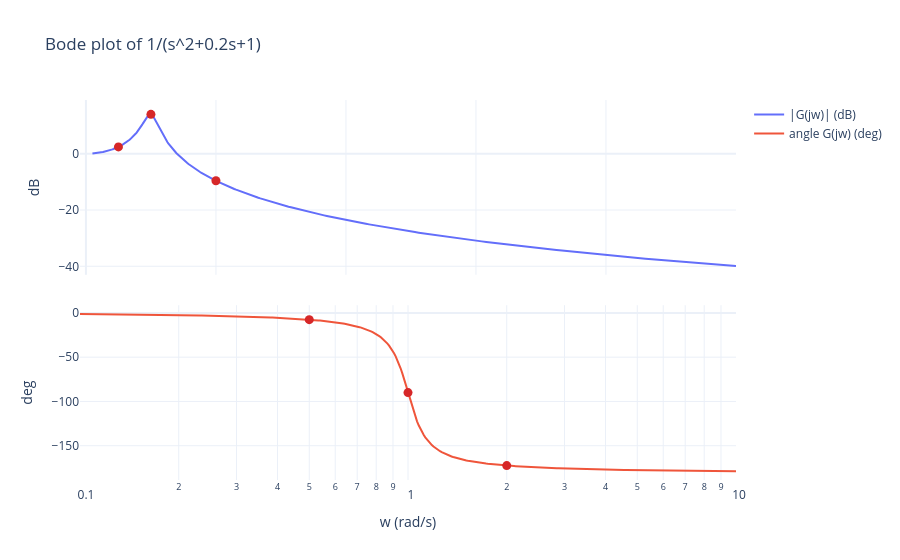

Write notebook code for a chart like this one.
### Markdown cell above
模擬的穩態振幅與相位和 $|G(j\omega)|$、$\angle G(j\omega)$ 一致（$\omega=1$ 時阻尼小，暫態以 $e^{-0.1t}$ 衰減，
到 70 秒仍殘留約 0.01，所以擬合出 4.99 而不是 5.00）。把所有頻率的 $|G(j\omega)|$、$\angle G(j\omega)$ 畫出來就是 Bode 圖
（網頁用 `ltiview(sys)` 選 Bode），下面標出上面試的三個頻率。

### Code cell
w = np.logspace(-1, 1, 400)
Gw = 1 / ((1j * w) ** 2 + 0.2 * 1j * w + 1)
fig = make_subplots(rows=2, cols=1, shared_xaxes=True, vertical_spacing=0.08)
fig.add_scatter(x=w, y=np.round(20 * np.log10(np.abs(Gw)), 4), name="|G(jw)| (dB)", row=1, col=1)
fig.add_scatter(x=w, y=np.round(np.degrees(np.angle(Gw)), 3), name="angle G(jw) (deg)", row=2, col=1)
for wk in (0.5, 1.0, 2.0):
    g = 1 / ((1j * wk) ** 2 + 0.2 * 1j * wk + 1)
    fig.add_scatter(x=[wk], y=[20 * np.log10(abs(g))], mode="markers", marker=dict(size=9, color="#d62728"), showlegend=False, row=1, col=1)
    fig.add_scatter(x=[wk], y=[np.degrees(np.angle(g))], mode="markers", marker=dict(size=9, color="#d62728"), showlegend=False, row=2, col=1)
fig.update_xaxes(type="log", title_text="w (rad/s)", row=2, col=1)
fig.update_yaxes(title_text="dB", row=1, col=1)
fig.update_yaxes(title_text="deg", row=2, col=1)
fig.update_layout(title="Bode plot of 1/(s^2+0.2s+1)", height=560, template="plotly_white")
fig.show()

### Figure 1 — Plotly figure (JSON) as saved in the notebook; plotly's stock layout.template omitted (floating-point values rounded to 4 significant figures; data arrays with more than 128 entries replaced by an {"elided": "..."} marker saying what was removed)
{"data": [{"name": "|G(jw)| (dB)", "type": "scatter", "x": {"elided": "400 float values"}, "xaxis": "x", "y": {"elided": "400 float values"}, "yaxis": "y"}, {"name": "angle G(jw) (deg)", "type": "scatter", "x": {"elided": "400 float values"}, "xaxis": "x2", "y": {"elided": "400 float values"}, "yaxis": "y2"}, {"marker": {"color": "#d62728", "size": 9}, "mode": "markers", "showlegend": false, "type": "scatter", "x": [0.5], "xaxis": "x", "y": [2.422], "yaxis": "y"}, {"marker": {"color": "#d62728", "size": 9}, "mode": "markers", "showlegend": false, "type": "scatter", "x": [0.5], "xaxis": "x2", "y": [-7.595], "yaxis": "y2"}, {"marker": {"color": "#d62728", "size": 9}, "mode": "markers", "showlegend": false, "type": "scatter", "x": [1.0], "xaxis": "x", "y": [13.98], "yaxis": "y"}, {"marker": {"color": "#d62728", "size": 9}, "mode": "markers", "showlegend": false, "type": "scatter", "x": [1.0], "xaxis": "x2", "y": [-90.0], "yaxis": "y2"}, {"marker": {"color": "#d62728", "size": 9}, "mode": "markers", "showlegend": false, "type": "scatter", "x": [2.0], "xaxis": "x", "y": [-9.619], "yaxis": "y"}, {"marker": {"color": "#d62728", "size": 9}, "mode": "markers", "showlegend": false, "type": "scatter", "x": [2.0], "xaxis": "x2", "y": [-172.4], "yaxis": "y2"}], "layout": {"height": 560, "title": {"text": "Bode plot of 1/(s^2+0.2s+1)"}, "xaxis": {"anchor": "y", "domain": [0.0, 1.0], "matches": "x2", "showticklabels": false}, "xaxis2": {"anchor": "y2", "domain": [0.0, 1.0], "title": {"text": "w (rad/s)"}, "type": "log"}, "yaxis": {"anchor": "x", "domain": [0.54, 1.0], "title": {"text": "dB"}}, "yaxis2": {"anchor": "x2", "domain": [0.0, 0.46], "title": {"text": "deg"}}}}
